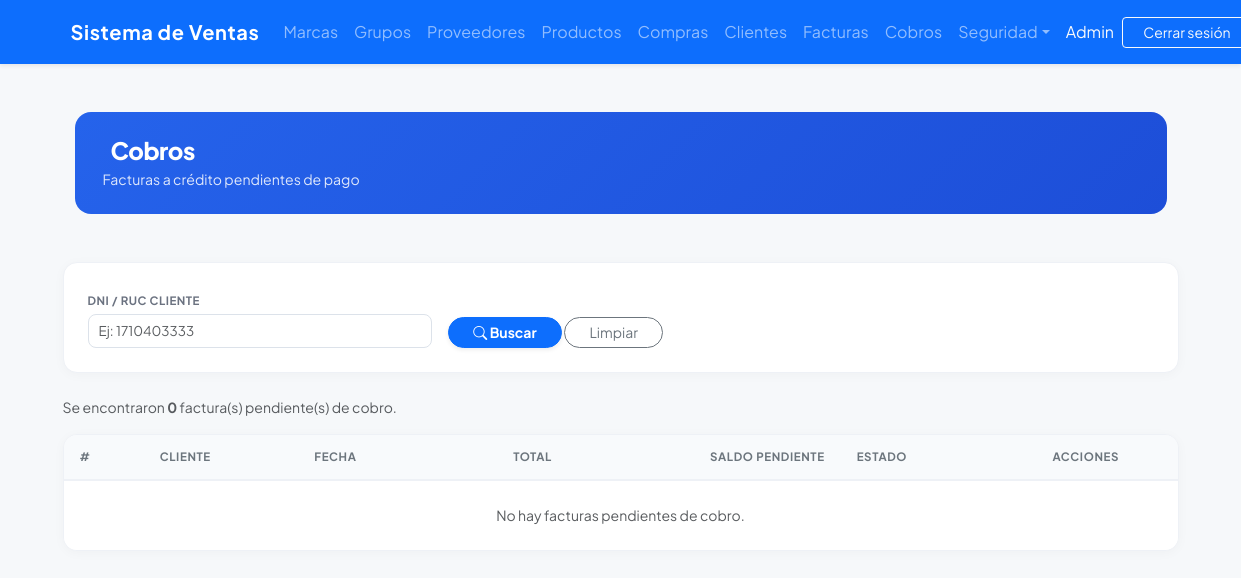
The app's page /cobros/ (signed in), older data.
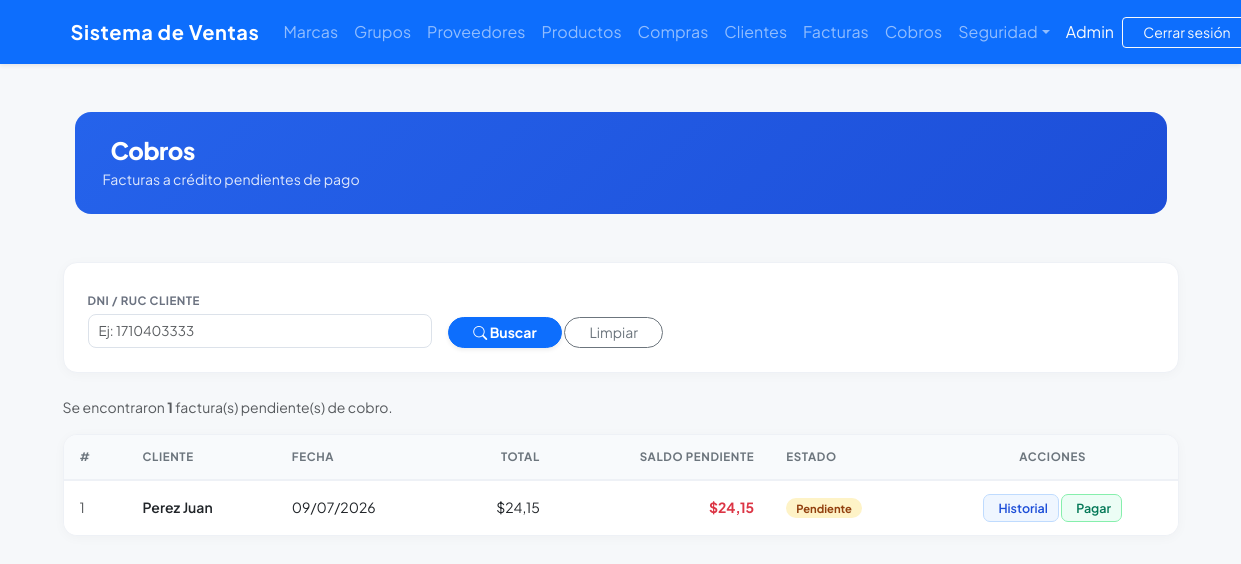
The same page, newer data.
### billing/models.py (models this page shows, shortened)
class Invoice(models.Model):
    TIPO_PAGO = [
        ('contado', 'Contado'),
        ('credito', 'Crédito'),
    ]
    ESTADO = [
        ('PENDIENTE', 'Pendiente'),
        ('PAGADA', 'Pagada'),
        ('ANULADA', 'Anulada'),
    ]
    customer = models.ForeignKey(Customer, on_delete=models.PROTECT, related_name='Facturas', verbose_name='Cliente')
    invoice_date = models.DateTimeField(auto_now_add=True, verbose_name='Fecha de Factura')
    subtotal = models.DecimalField(max_digits=12, decimal_places=2, default=0, verbose_name='Subtotal')
    tax = models.DecimalField(max_digits=12, decimal_places=2, default=0, verbose_name='Impuesto')
    total = models.DecimalField(max_digits=12, decimal_places=2, default=0, verbose_name='Total')
    tipo_pago = models.CharField(max_length=10, choices=TIPO_PAGO, default='contado', verbose_name='Tipo de Pago')
    saldo = models.DecimalField(max_digits=12, decimal_places=2, default=0, verbose_name='Saldo Pendiente')
    estado = models.CharField(max_length=10, choices=ESTADO, default='PENDIENTE', verbose_name='Estado')
    is_active = models.BooleanField(default=True, verbose_name='Activa')
    class Meta:
        ordering = ['-invoice_date']

class Customer(models.Model):
    dni = models.CharField(max_length=13, unique=True, verbose_name='DNI/RUC', validators=[validate_cedula_ec])
    first_name = models.CharField(max_length=100, verbose_name = 'Nombres')
    last_name = models.CharField(max_length=100, verbose_name = 'Apellidos')
    email = models.EmailField(blank=True, null=True, verbose_name = 'Correo Electronico')
    phone = models.CharField(max_length=20, blank=True, null=True, verbose_name = 'Teléfono')
    address = models.TextField(blank=True, null=True, verbose_name = 'Dirección')
    is_active = models.BooleanField(default=True, verbose_name = 'Activo')
    created_at = models.DateTimeField(auto_now_add=True, verbose_name = 'Creado el')
    updated_at = models.DateTimeField(auto_now=True, verbose_name = 'Actualizado el')
    class Meta:
        ordering = ['last_name', 'first_name']
    def __str__(self): return f'{self.last_name} {self.first_name}'

### cobros/views.py (the view)
# urls.py: path('', views.FacturaPendienteListView.as_view(), name='factura_pendiente_list'),
@method_decorator(audit_action('LIST_FACTURAS_PENDIENTES'), name='dispatch')
class FacturaPendienteListView(LoginRequiredMixin, GroupRequiredMixin, ListView):
    group_required = ['Administrador', 'Vendedor']
    model = Invoice
    template_name = 'cobros/factura_pendiente_list.html'
    context_object_name = 'facturas'
    paginate_by = 10
    def get_queryset(self):
        qs = Invoice.objects.filter(
            tipo_pago='credito',
            estado='PENDIENTE',
        ).select_related('customer')
        dni = self.request.GET.get('dni')
        if dni:
            qs = qs.filter(customer__dni=dni)
        return qs

### security/templatetags/security_tags.py (called while the page is built)
@register.filter(name='has_group')
def has_group(user, group_name):
    if not user.is_authenticated:
        return False
    if user.is_superuser:      # el superusuario ve todo
        return True
    return user.groups.filter(name=group_name).exists()

### shared/mixins.py (called while the page is built)
    def dispatch(self, request, *args, **kwargs):
        if not request.user.is_authenticated:
            return redirect('login')
        if request.user.is_superuser:
            return super().dispatch(request, *args, **kwargs)
        if request.user.groups.filter(name__in=self.group_required).exists():
            return super().dispatch(request, *args, **kwargs)
        messages.error(request, self.group_error_message)
        return redirect(self.group_redirect_url)

### cobros/templates/cobros/factura_pendiente_list.html (shortened to what this page needs)
{% extends 'billing/base.html' %}
{% block content %}
<div class="container-fluid py-4">
  <div class="page-header d-flex justify-content-between align-items-center mb-4">
    <div>
      <h1>Cobros</h1>
      <p>Facturas a crédito pendientes de pago</p>
    </div>
  </div>
</div>
<div class="glass-card p-4 mb-4">
  <form method="get" class="row g-3 align-items-end">
    <div class="col-md-4">
      <label for="f-dni" class="filter-label">DNI / RUC Cliente</label>
      <input type="text" id="f-dni" name="dni" class="form-control form-control-sm"
             placeholder="Ej: 1710403333" value="{{ request.GET.dni|default_if_none:'' }}">
    </div>
    <div class="col-md-3">
      <button type="submit" class="btn btn-primary btn-sm rounded-pill px-4 fw-bold shadow-sm">
        <i class="bi bi-search"></i> Buscar
      </button>
      <a href="{% url 'cobros:factura_pendiente_list' %}" class="btn btn-sm btn-outline-secondary rounded-pill px-4">
        Limpiar
      </a>
    </div>
  </form>
</div>
<p class="text-muted small">
  Se encontraron <strong>{{ paginator.count }}</strong> factura(s) pendiente(s) de cobro.
</p>
<div class="products-table">
  <table class="table mb-0">
    <thead>
      <tr>
        <th>#</th>
        <th>Cliente</th>
        <th>Fecha</th>
        <th class="text-end">Total</th>
        <th class="text-end">Saldo Pendiente</th>
        <th>Estado</th>
        <th class="text-center">Acciones</th>
      </tr>
    </thead>
    <tbody>
      {% for factura in facturas %}
      <tr>
        <td class="text-muted small">{{ factura.id }}</td>
        <td class="fw-semibold">{{ factura.customer }}</td>
        <td>{{ factura.invoice_date|date:"d/m/Y" }}</td>
        <td class="text-end">${{ factura.total }}</td>
        <td class="text-end text-danger fw-bold">${{ factura.saldo }}</td>
        <td><span class="badge-pending">Pendiente</span></td>
        <td class="text-center text-nowrap">
          <a href="{% url 'cobros:cobro_list' factura.id %}" class="btn-view" title="Ver Historial">
            Historial
          </a>
          <a href="{% url 'cobros:cobro_create' factura.id %}" class="btn-pay" title="Registrar Pago">
            Pagar
          </a>
        </td>
      </tr>
      {% empty %}
      <tr>
        <td colspan="7" class="text-center py-4 text-muted">
          No hay facturas pendientes de cobro.
        </td>
      </tr>
      {% endfor %}
    </tbody>
  </table>
</div>
{% endblock %}

Row changes from the older to the newer data that the page shows:
now on this page (row edited): Invoice: id "1", customer "Perez Juan", invoice_date "09/07/2026", total "24,15", saldo "24,15"
Text that changed along with them:
{{ paginator.count }}: "0" → "1"
text no longer shown: "No hay facturas pendientes de cobro."
